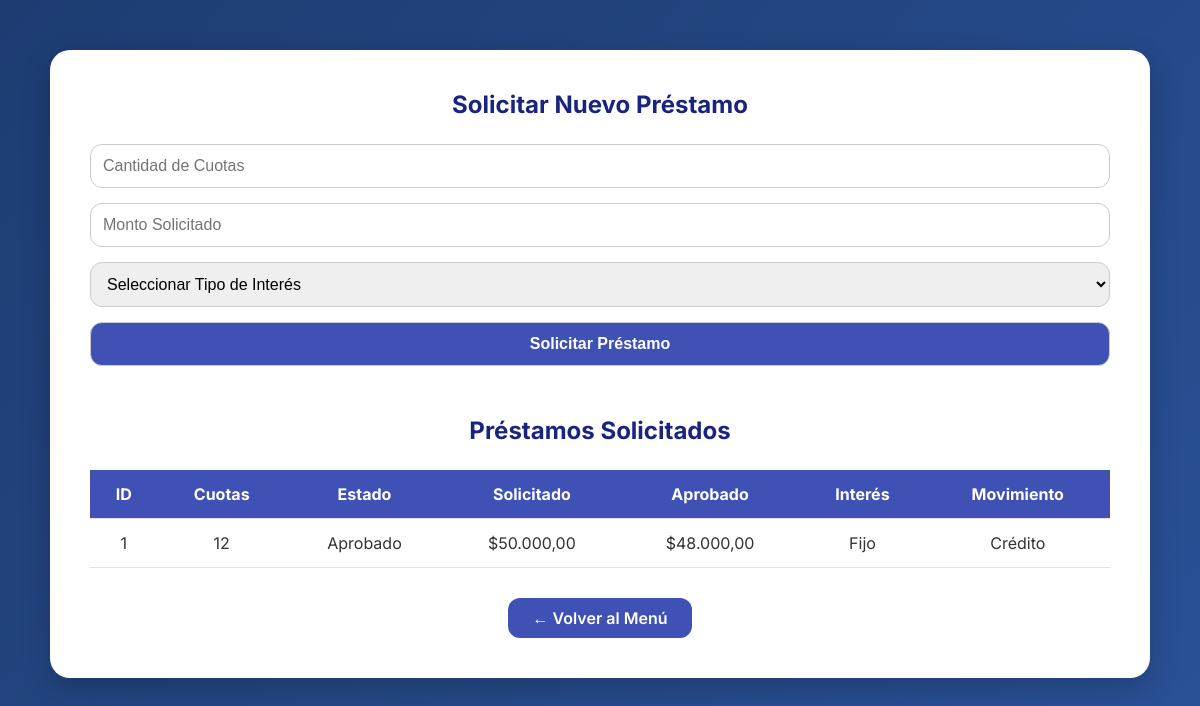
The page /prestamos.php (signed in) on the database its author committed.
### tables this page shows
CREATE TABLE PRESTAMO (
  idPRESTAMO INT NOT NULL AUTO_INCREMENT PRIMARY KEY,
  PRESTAMO_cantidad_cuotas INT,
  PRESTAMO_estado VARCHAR(20),
  PRESTAMO_monto_solicitado DECIMAL(10,2),
  PRESTAMO_monto_aprobado DECIMAL(10,2),
  PRESTAMO_tipo_de_interes VARCHAR(45),
  PRESTAMO_tipo_de_movimiento_prestamo VARCHAR(45),
  USUARIO_idUSUARIO INT,
  FOREIGN KEY (USUARIO_idUSUARIO) REFERENCES USUARIO(idUSUARIO)
);

### prestamos.php (the view, shortened to what this page needs)
<?php
include("conexion.php");
$usuarioId = $_SESSION["usuario_id"];
$sql_prestamos = "SELECT idPRESTAMO, PRESTAMO_cantidad_cuotas, PRESTAMO_estado, PRESTAMO_monto_solicitado, PRESTAMO_monto_aprobado, PRESTAMO_tipo_de_interes, PRESTAMO_tipo_de_movimiento_prestamo FROM PRESTAMO WHERE USUARIO_idUSUARIO = ?";
$stmt = $conexion->prepare($sql_prestamos);
$stmt->bind_param("i", $usuarioId);
$stmt->execute();
$result = $stmt->get_result();
?>
<!DOCTYPE html>
<html lang="es">
<head>
</head>
<body>
    <div class="container">
        <h2>Solicitar Nuevo Préstamo</h2>
        <form method="POST" action="prestamos.php">
            <input type="number" name="cantidad_cuotas" placeholder="Cantidad de Cuotas" min="1" required />
            <input type="number" name="monto_solicitado" placeholder="Monto Solicitado" step="0.01" min="0.01" required />
            <select name="tipo_interes" required>
                <option value="">Seleccionar Tipo de Interés</option>
            </select>
            <button type="submit" name="agregar">Solicitar Préstamo</button>
        </form>
        <div class="separador"></div>
        <h2>Préstamos Solicitados</h2>
        <table>
            <thead>
                <tr>
                    <th>ID</th>
                    <th>Cuotas</th>
                    <th>Estado</th>
                    <th>Solicitado</th>
                    <th>Aprobado</th>
                    <th>Interés</th>
                    <th>Movimiento</th>
                </tr>
            </thead>
            <tbody>
                <?php while ($prestamo = $result->fetch_assoc()) : ?>
                    <tr>
                        <td><?= htmlspecialchars($prestamo['idPRESTAMO']) ?></td>
                        <td><?= htmlspecialchars($prestamo['PRESTAMO_cantidad_cuotas']) ?></td>
                        <td><?= htmlspecialchars($prestamo['PRESTAMO_estado']) ?></td>
                        <td>$<?= number_format($prestamo['PRESTAMO_monto_solicitado'], 2, ',', '.') ?></td>
                        <td>$<?= number_format($prestamo['PRESTAMO_monto_aprobado'], 2, ',', '.') ?></td>
                        <td><?= htmlspecialchars($prestamo['PRESTAMO_tipo_de_interes']) ?></td>
                        <td><?= htmlspecialchars($prestamo['PRESTAMO_tipo_de_movimiento_prestamo']) ?></td>
                    </tr>
                <?php endwhile; ?>
            </tbody>
        </table>
        <div style="text-align: center; margin-top: 30px;">
            <a href="menu.php" style="
                display: inline-block;
                padding: 10px 25px;
                background-color: #3f51b5;
                color: white;
                text-decoration: none;
                border-radius: 12px;
                font-weight: 600;
                transition: background-color 0.3s ease;
            " onmouseover="this.style.backgroundColor='#303f9f';" onmouseout="this.style.backgroundColor='#3f51b5';">
                ← Volver al Menú
            </a>
        </div>
    </div>
</body>
</html>

### prestamos.php (style rules this page uses)
* { margin: 0; padding: 0; box-sizing: border-box; }
body { font-family: 'Inter', sans-serif; background: linear-gradient(135deg, #1e3c72, #2a5298); color: #fff; min-height: 100vh; display: flex; justify-content: center; align-items: flex-start; padding: 50px 20px; }
.container { background: white; color: #333; width: 95%; max-width: 1100px; padding: 40px; border-radius: 20px; box-shadow: 0 10px 30px rgba(0,0,0,0.2); animation: fadeIn 1s ease-in; }
h2 { text-align: center; color: #1a237e; margin-bottom: 25px; }
form { display: grid; gap: 15px; animation: fadeInUp 1s ease; }
input, select, button { padding: 12px; border: 1px solid #ccc; border-radius: 12px; font-size: 16px; transition: all 0.3s ease; }
button { background: #3f51b5; color: white; font-weight: bold; cursor: pointer; }
.separador { height: 50px; }
table { width: 100%; border-collapse: collapse; margin-top: 20px; animation: fadeInUp 1s ease; }
th, td { padding: 14px; border-bottom: 1px solid #e0e0e0; text-align: center; }
th { background-color: #3f51b5; color: white; }

### rows shown on the page
prestamo: idPRESTAMO "1", PRESTAMO_cantidad_cuotas "12", PRESTAMO_estado "Aprobado", PRESTAMO_monto_solicitado "50.000,00", PRESTAMO_monto_aprobado "48.000,00", PRESTAMO_tipo_de_interes "Fijo", PRESTAMO_tipo_de_movimiento_prestamo "Crédito"
